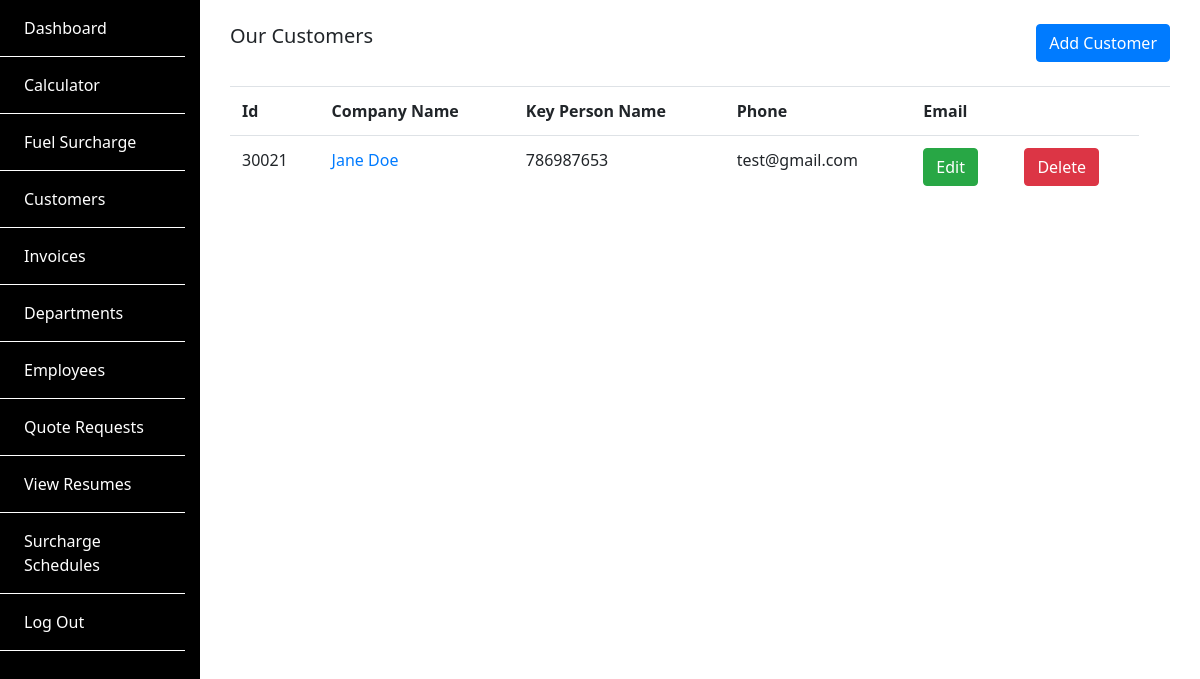
The page /customers/ (signed in) on the database its author committed.
### SiteApp/models.py (models this page shows, shortened)
class Customer(models.Model):
    customer_id = models.IntegerField()
    company_name = models.CharField(max_length=200)
    key_person_name = models.CharField(max_length=200)
    key_person_contact = models.BigIntegerField()
    address = models.CharField(max_length=200)
    email = models.EmailField()
    def get_absolute_url(self):
        pass

### SiteApp/views.py (the view)
# urls.py: path('customers/', views.ListCustomers, name='list_customers'),
@login_required
def ListCustomers(request):
    customers = Customer.objects.all()
    return render(request, 'SiteApp/list_customers.html', {'customers': customers})

### SiteApp/templates/SiteApp/list_customers.html
{% extends 'backend_base.html' %} {% block content %}
<div class="container-fluid py-4">
  <div class="row">
    <div class="col-sm-6">
      <h5>Our Customers</h5>
    </div>
    <div class="col-sm-6">
      <a href="{% url 'add_customer' %}" class="btn btn-primary float-right"
        >Add Customer</a
      >
    </div>
  </div>
  <div class="article">
    <table class="table mt-4">
      <tr>
        <th>Id</th>
        <th>Company Name</th>
        <th>Key Person Name</th>
        <th>Phone</th>
        <th>Email</th>
        <th></th>
        <th></th>
      </tr>
      {% for customer in customers %}
      <tr>
        <td><span>{{customer.customer_id}}</span></td>
        <td>
          <a href="{{customer.get_absolute_url }}"
            >{{customer.key_person_name}}
          </a>
        </td>
        <td><span>{{customer.key_person_contact}}</span></td>
        <td><span>{{customer.email}}</span></td>
        <td>
          <span><a href="#" class="btn btn-success">Edit</a></span>
        </td>
        <td>
          <span><a href="#" class="btn btn-danger">Delete</a></span>
        </td>
      </tr>
      {% endfor %}
    </table>
  </div>
</div>
{% endblock %}

### SiteApp/static/SiteApp/css/style.css (style rules this page uses)
* { font-family: "Noto Sans", sans-serif; transition: all ease-in 0.2s; }
html, body { height: 100%; min-height: 100%; }

### rows shown on the page
Customer: customer_id "30021", key_person_name "Jane Doe", key_person_contact "786987653", email "test@gmail.com"
